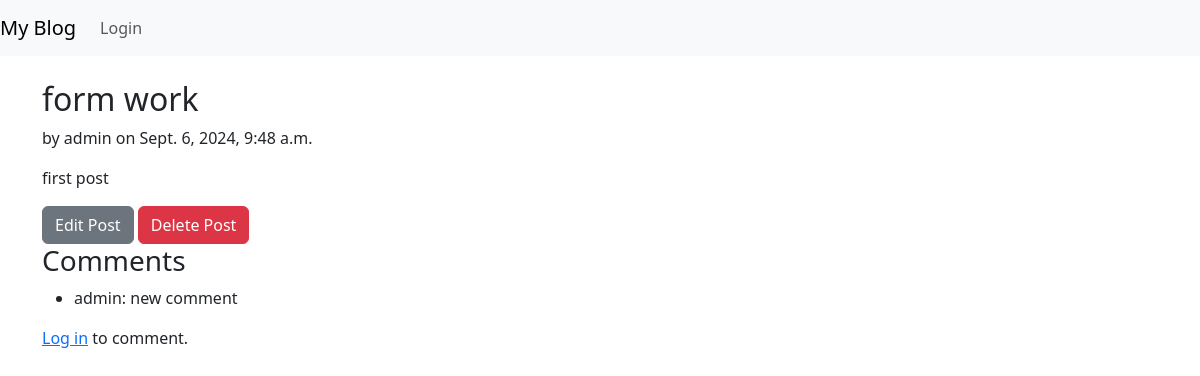
/post/1/, run on an earlier commit of the app's database.
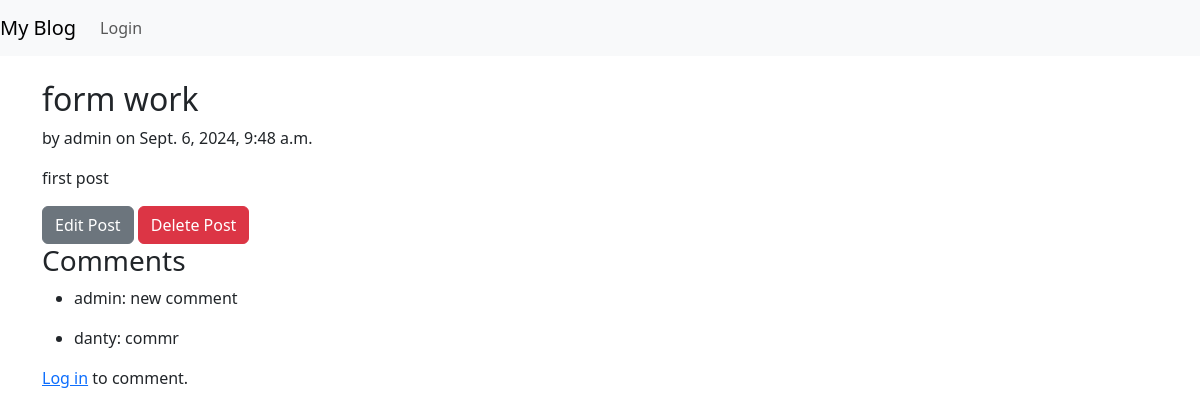
And on a later commit of the database.
### blog/models.py (models this page shows, shortened)
class Comment(models.Model):
    post = models.ForeignKey(Post, related_name='comments', on_delete=models.CASCADE)
    author = models.ForeignKey(User, on_delete = models.CASCADE)
    content = models.TextField()
    created_at = models.DateTimeField(default=timezone.now)

### blog/views.py (the view)
# urls.py: path('post/<int:pk>/', views.post_detail, name='post_detail'),
def post_detail(request, pk):
    post = get_object_or_404(Post, pk=pk)
    comments = post.comments.all()
    if request.method == 'POST':
        comment_form = CommentForm(request.POST)
        if comment_form.is_valid():
            comment = comment_form.save(commit=False)
            comment.author = request.user
            comment.post = post
            comment.save()
            return redirect('post_detail', pk=post.pk)
    else:
        comment_form = CommentForm()
    return render(request, 'blog/post_detail.html', {'post': post, 'comments': comments, 'comment_form': comment_form})

### blog/templates/blog/post_detail.html (shortened to what this page needs)
{% extends 'base.html' %}
{% block content %}
<h2>{{ post.title }}</h2>
<p>by {{ post.author }} on {{ post.created_at }}</p>
<p>{{ post.content }}</p>
<a href="{% url 'post_edit' pk=post.pk %}" class="btn btn-secondary">Edit Post</a>
<form action="{% url 'post_delete' pk=post.pk %}" method="POST" style="display:inline;">
    <button type="submit" class="btn btn-danger">Delete Post</button>
</form>
<h3>Comments</h3>
<ul>
    {% for comment in comments %}
    <li>
        <p>{{ comment.author }}: {{ comment.content }}</p>
    </li>
    {% endfor %}
</ul>
{% if user.is_authenticated %}
<form method="POST">
    {% csrf_token %}
    {{ comment_form.as_p }}
    <button type="submit" class="btn btn-primary">Add Comment</button>
</form>
{% else %}
<p><a href="{% url 'login' %}">Log in</a> to comment.</p>
{% endif %}
{% endblock %}

What changed in the data, as far as the page shows it:
added Comment: author "danty", content "commr"
